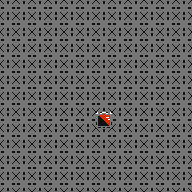

This is a level from a 2D game, rendered from its Tiled map with the project's own tilesets. A one-line summary and the complete map file follow:
An orthogonal 12x12 tile map with 16x16 px tiles, 1 tile layer (tilemap), 1 hidden layer not drawn and 2 objects (transfer, npc).

<map version="1.0" tiledversion="1.1.3" orientation="orthogonal" renderorder="right-down" width="12" height="12" tilewidth="16" tileheight="16" infinite="0" nextobjectid="4">
 <properties>
  <property name="background_tile" type="int" value="19" />
  <property name="bgm" value="town" />
 </properties>
 <tileset firstgid="1" source="tileset.tsx" />
 <layer name="tilemap" width="12" height="12">
  <data encoding="csv">
9,9,9,9,9,9,9,9,9,9,9,9,
9,9,9,9,9,9,9,9,9,9,9,9,
9,9,9,9,9,9,9,9,9,9,9,9,
9,9,9,9,9,9,9,9,9,9,9,9,
9,9,9,9,9,9,9,9,9,9,9,9,
9,9,9,9,9,9,9,9,9,9,9,9,
9,9,9,9,9,9,9,9,9,9,9,9,
9,9,9,9,9,9,14,9,9,9,9,9,
9,9,9,9,9,9,9,9,9,9,9,9,
9,9,9,9,9,9,9,9,9,9,9,9,
9,9,9,9,9,9,9,9,9,9,9,9,
9,9,9,9,9,9,9,9,9,9,9,9
</data>
 </layer>
 <layer name="collision" width="12" height="12" visible="0">
  <data encoding="csv">
0,0,0,0,0,0,0,0,0,0,0,0,
0,0,0,0,0,0,0,0,0,0,0,0,
0,0,0,0,0,0,0,0,0,0,0,0,
0,0,0,0,0,0,0,0,0,0,0,0,
0,0,0,0,0,0,0,0,0,0,0,0,
0,0,0,0,0,0,0,0,0,0,0,0,
0,0,0,0,0,0,0,0,0,0,0,0,
0,0,0,0,0,0,0,0,0,0,0,0,
0,0,0,0,0,0,0,0,0,0,0,0,
0,0,0,0,0,0,0,0,0,0,0,0,
0,0,0,0,0,0,0,0,0,0,0,0,
0,0,0,0,0,0,0,0,0,0,0,0
</data>
 </layer>
 <objectgroup name="object">
  <object id="1" name="powerplant" type="transfer" gid="242" x="96" y="128" width="16" height="16">
   <properties>
    <property name="transfer_map" value="powerplant" />
    <property name="transfer_x" type="int" value="19" />
    <property name="transfer_y" type="int" value="3" />
   </properties>
  </object>
  <object id="3" name="siba" type="npc" gid="241" x="96" y="48" width="16" height="16">
   <properties>
    <property name="animation" value="down" />
    <property name="message" value="powerplant/siba" />
    <property name="sprite" value="siba" />
   </properties>
  </object>
 </objectgroup>
</map>
